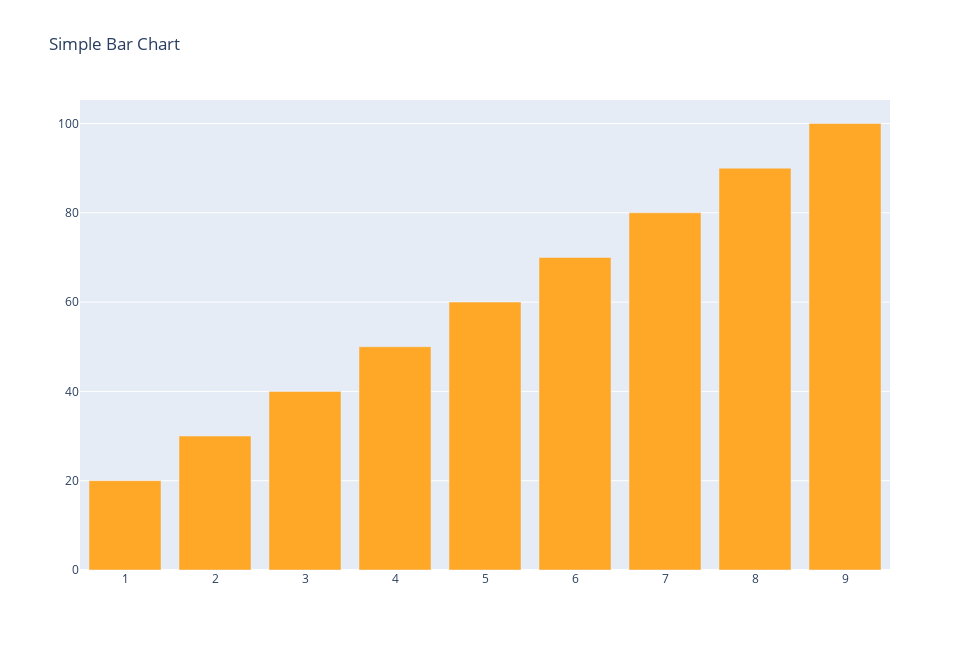

Source (notebook cell):
### Code cell
#Changing color of Bar plot
x = np.arange(1,10)
y = np.arange(20,130,10)
data = go.Bar(
             x= x,
             y= y,
             marker={'color' : '#FFA726'} # changing color of bar plot
             )

layout = go.Layout(
                  title = 'Simple Bar Chart',
                  width=970,
                  height=650
                  )


fig = go.Figure(data=data,layout=layout)
fig.show()

### Figure 1 — Plotly figure (JSON) as saved in the notebook; plotly's stock layout.template omitted (floating-point values rounded to 4 significant figures)
{"data": [{"marker": {"color": "#FFA726"}, "type": "bar", "x": [1, 2, 3, 4, 5, 6, 7, 8, 9], "y": [20, 30, 40, 50, 60, 70, 80, 90, 100, 110, 120]}], "layout": {"height": 650, "title": {"text": "Simple Bar Chart"}, "width": 970}}
